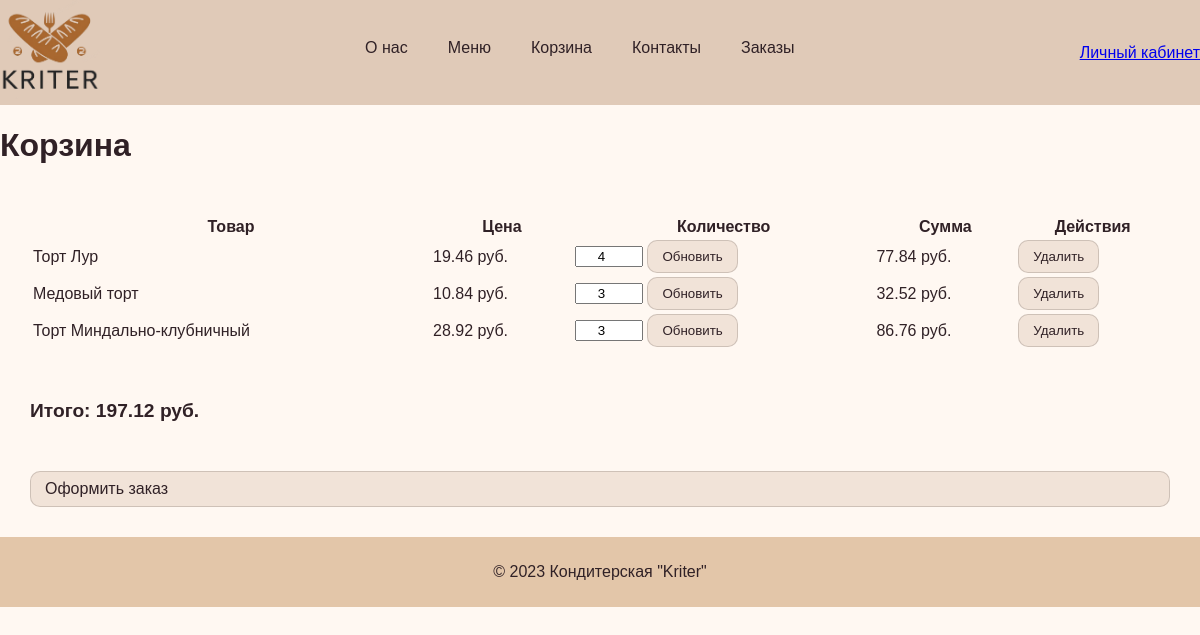
/cart.php (signed in), run on the app's committed database.
### tables this page shows
CREATE TABLE `cart` (
  `cart_id` int NOT NULL,
  `user_id` int NOT NULL,
  `product_id` int NOT NULL,
  `quantity` int NOT NULL DEFAULT '1'
);

CREATE TABLE `menu` (
  `product_id` int NOT NULL,
  `category_id` int NOT NULL,
  `name` varchar(255) NOT NULL,
  `description` text,
  `composition` text,
  `price` decimal(10,2) NOT NULL,
  `quantity` int DEFAULT NULL,
  `image_url` varchar(255) DEFAULT NULL,
  `is_special` tinyint(1) DEFAULT '0',
  `special_position` int DEFAULT NULL
);

### public/cart.php (the view, shortened to what this page needs)
<?php
$pdo = getDbConnection();
$userId = $_SESSION['user_id'];
$stmt = $pdo->prepare('
    SELECT
        cart.product_id,
        cart.quantity,
        menu.name,
        menu.price
    FROM cart
    JOIN menu ON cart.product_id = menu.product_id
    WHERE cart.user_id = ?
');
$stmt->execute([$userId]);
$cartItems = $stmt->fetchAll(PDO::FETCH_ASSOC);
$totalPrice = 0;
foreach ($cartItems as $item) {
    $totalPrice += $item['price'] * $item['quantity'];
}
?>
<!DOCTYPE html>
<html lang="ru">
<head>
    <link rel="stylesheet" href="styles.css">
</head>
<body>
<?php require __DIR__ . '/includes/header_client.php'; ?>
    <h1>Корзина</h1>
<div class="content">
    <?php if (empty($cartItems)): ?>
        <p>Ваша корзина пуста. Вернитесь в <a href="menu.php">меню</a>, чтобы добавить товары.</p>
    <?php else: ?>
        <table>
            <thead>
                <tr>
                    <th>Товар</th>
                    <th>Цена</th>
                    <th>Количество</th>
                    <th>Сумма</th>
                    <th>Действия</th>
                </tr>
            </thead>
            <tbody>
                <?php foreach ($cartItems as $item): ?>
                    <tr data-product-id="<?= $item['product_id'] ?>" data-price="<?= $item['price'] ?>">
                        <td><?= htmlspecialchars($item['name']) ?></td>
                        <td class="price"><?= number_format($item['price'], 2) ?> руб.</td>
                        <td>
                            <form action="update_cart.php" method="post" class="update-form">
                                <input
                                    type="number"
                                    name="quantity"
                                    value="<?= $item['quantity'] ?>"
                                    min="1"
                                    max="999"
                                    class="quantity-input"
                                >
                                <button type="submit" class="update-button">Обновить</button>
                            </form>
                        </td>
                        <td class="item-total"><?= number_format($item['price'] * $item['quantity'], 2) ?> руб.</td>
                        <td>
                            <form action="remove_from_cart.php" method="post">
                                <button type="submit" class="remove-button">Удалить</button>
                            </form>
                        </td>
                    </tr>
                <?php endforeach; ?>
            </tbody>
        </table>
        <p class="total-price">Итого: <span id="total-price"><?= number_format($totalPrice, 2) ?></span> руб.</p>
        <a href="order_form.php" class="btn">Оформить заказ</a>
    <?php endif; ?>
</div>
<footer>
    <p>&copy; 2023 Кондитерская "Kriter"</p>
</footer>
</body>
</html>

### public/styles.css (style rules this page uses)
:root { --color-primary: #e0cab8; --color-secondary: #fff8f2; --color-text: #302126; }
body { font-family: Arial, sans-serif; margin: 0; padding: 0; background-color: var(--color-secondary); color: var(--color-text); }
.content { display: grid; grid-gap: 30px; padding: 30px; }
footer { background-color: var(--color-primary); padding: 20px; text-align: center; }
footer { text-align: center; padding: 10px; background-color: #e3c6a9; }
:root { --btn-bg: rgba(224, 202, 184, 0.45); --btn-bg-hover: rgba(224, 202, 184, 0.70); --btn-border: rgba(48, 33, 38, 0.18); }
button { background-color: var(--btn-bg) !important; color: var(--color-text) !important; border: 1px solid var(--btn-border) !important; border-radius: 10px !important; padding: 8px 14px !important; box-shadow: none !important; }
.btn, .category-button, .sort-buttons a, .reset-button, .nav-button, .add-product-button { display: inline-block; padding: 8px 14px; border: 1px solid var(--btn-border); border-radius: 10px; box-shadow: none; cursor: pointer; color: var(--color-text) !important; background-color: var(--btn-bg) !important; text-decoration: none !important; }
.edit-button, .save-button, .delete-button, .get-button, .cancel-button, .update-button, .remove-button { color: var(--color-text) !important; background-color: var(--btn-bg) !important; border: 1px solid var(--btn-border) !important; }

### public/cart.php (style rules this page uses)
.quantity-input { width: 60px; text-align: center; }
.update-button { background-color: #4CAF50; color: white; border: none; padding: 5px 10px; border-radius: 4px; cursor: pointer; }
.remove-button { background-color: #f44336; color: white; border: none; padding: 5px 10px; border-radius: 4px; cursor: pointer; }
.total-price { font-size: 1.2em; font-weight: bold; margin-top: 20px; }

### data on the page
cart: product.name "Торт Лур", product.price "19.46", quantity "4", $item['price'] * $item['quantity'] "77.84"
cart: product.name "Медовый торт", product.price "10.84", quantity "3", $item['price'] * $item['quantity'] "32.52"
cart: product.name "Торт Миндально-клубничный", product.price "28.92", quantity "3", $item['price'] * $item['quantity'] "86.76"

### other printed values
$totalPrice "197.12"
